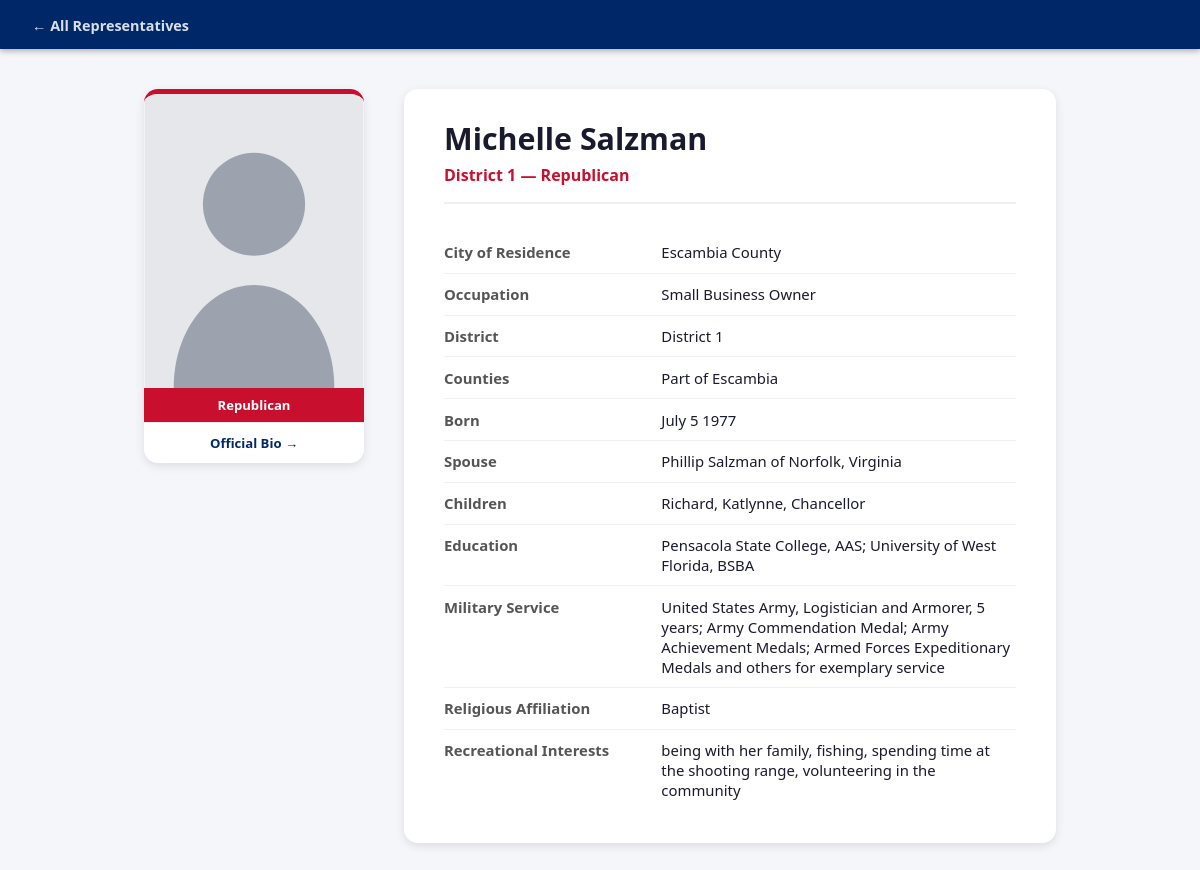
Screenshot of /php/profile.php?id=4763 with the database file from the repository.
### tables this page shows
CREATE TABLE representatives (
    id                     INTEGER PRIMARY KEY AUTOINCREMENT,
    member_id              INTEGER NOT NULL UNIQUE,  -- MemberId from flhouse.gov
    is_current             INTEGER NOT NULL DEFAULT 1,  -- 1 = serving now, 0 = former
    term                   TEXT NOT NULL DEFAULT '',
    full_name              TEXT NOT NULL DEFAULT '',
    district               INTEGER,
    party                  TEXT NOT NULL DEFAULT '',
    counties               TEXT NOT NULL DEFAULT '',
    bio_url                TEXT NOT NULL DEFAULT '',
    photo_url              TEXT NOT NULL DEFAULT '',
    city                   TEXT NOT NULL DEFAULT '',
    occupation             TEXT NOT NULL DEFAULT '',
    birthplace             TEXT NOT NULL DEFAULT '',
    age                    TEXT NOT NULL DEFAULT '',
    year_moved_to_florida  TEXT NOT NULL DEFAULT '',
    spouse                 TEXT NOT NULL DEFAULT '',
    children               TEXT NOT NULL DEFAULT '',
    grandchildren          TEXT NOT NULL DEFAULT '',
    education              TEXT NOT NULL DEFAULT '',
    religion               TEXT NOT NULL DEFAULT '',
    recreational_interests TEXT NOT NULL DEFAULT '',
    military               TEXT NOT NULL DEFAULT '',
    extra_bio              TEXT NOT NULL DEFAULT '{}'  -- JSON object
);

### php/representatives.php (called while the page is built, shortened)
<?php
function get_db(): PDO {
    static $conn = null;
    if ($conn === null) {
        $conn = new PDO(DB_DSN, DB_USER, DB_PASS, [
            PDO::ATTR_ERRMODE            => PDO::ERRMODE_EXCEPTION,
            PDO::ATTR_DEFAULT_FETCH_MODE => PDO::FETCH_ASSOC,
        ]);
    }
    return $conn;
}
function get_by_member_id(int $member_id): ?array {
    $stmt = get_db()->prepare("SELECT * FROM `representatives` WHERE `member_id` = ? LIMIT 1");
    $stmt->execute([$member_id]);
    return $stmt->fetch() ?: null;
}

### php/profile.php (the view, shortened to what this page needs)
<?php
require_once __DIR__ . '/representatives.php';
$member_id = filter_input(INPUT_GET, 'id', FILTER_VALIDATE_INT);
$rep = get_by_member_id($member_id);
    ?>
    <?php
$name      = htmlspecialchars($rep['full_name']);
$photo     = htmlspecialchars($rep['photo_url']);
$party_cls = strtolower($rep['party']);
$bio_rows = [
    'Former Member — Served'  => $rep['is_current'] ? '' : $rep['term'],
    'City of Residence'       => $rep['city'],
    'Occupation'              => $rep['occupation'],
    'District'                => $rep['district'] ? 'District ' . $rep['district'] : '',
    'Counties'                => $rep['counties'],
    'Born'                    => $rep['birthplace'],
    'Age'                     => $rep['age'],
    'Moved to Florida'        => $rep['year_moved_to_florida'],
    'Spouse'                  => $rep['spouse'],
    'Children'                => $rep['children'],
    'Grandchildren'           => $rep['grandchildren'],
    'Education'               => $rep['education'],
    'Military Service'        => $rep['military'],
    'Religious Affiliation'   => $rep['religion'],
    'Recreational Interests'  => $rep['recreational_interests'],
];
?>
<!DOCTYPE html>
<html lang="en">
<head>
  <link rel="stylesheet" href="style.css">
</head>
<body class="profile-page">
<div class="profile-back">
  <a href="index.php">&larr; All Representatives</a>
</div>
<main class="profile-container">
  <aside class="profile-sidebar <?= $party_cls ?>">
    <img src="<?= $photo ?>" alt="<?= $name ?>"
         onerror="this.src='placeholder.svg'">
    <div class="profile-party-badge <?= $party_cls ?>">
      <?= htmlspecialchars($rep['party']) ?>
    </div>
    <a class="profile-ext-link"
       href="<?= htmlspecialchars($rep['bio_url']) ?>"
       target="_blank" rel="noopener">
      Official Bio &rarr;
    </a>
  </aside>
  <section class="profile-main">
    <h1><?= $name ?></h1>
    <h2 class="profile-subtitle <?= $party_cls ?>">
      District <?= (int)$rep['district'] ?> &mdash; <?= htmlspecialchars($rep['party']) ?>
    </h2>
    <table class="bio-table">
      <?php foreach ($bio_rows as $label => $value): ?>
        <?php if (trim((string)$value) === '') continue; ?>
        <tr>
          <th><?= htmlspecialchars($label) ?></th>
          <td><?= htmlspecialchars($value) ?></td>
        </tr>
      <?php endforeach; ?>
    </table>
  </section>
</main>
</body>
</html>

### css/style.css (style rules this page uses)
*, *::before, *::after { box-sizing: border-box; margin: 0; padding: 0; }
body { font-family: 'Segoe UI', system-ui, sans-serif; background: #f4f6f9; color: #1a1a2e; min-height: 100vh; }
a { color: inherit; text-decoration: none; }
.profile-page { background: #f4f6f9; }
.profile-back { background: #002868; padding: .85rem 2rem; position: sticky; top: 0; z-index: 100; box-shadow: 0 2px 6px rgba(0,0,0,.3); }
.profile-back a { color: #fff; font-size: .9rem; font-weight: 600; opacity: .85; transition: opacity .2s; }
.profile-container { display: flex; gap: 2.5rem; max-width: 960px; margin: 2.5rem auto; padding: 0 1.5rem 3rem; align-items: flex-start; }
.profile-sidebar { flex: 0 0 220px; text-align: center; background: #fff; border-radius: 14px; overflow: hidden; box-shadow: 0 3px 10px rgba(0,0,0,.1); border-top: 5px solid #ccc; }
.profile-sidebar.republican { border-top-color: #c8102e; }
.profile-sidebar img { width: 100%; aspect-ratio: 3 / 4; object-fit: cover; object-position: top center; display: block; }
.profile-party-badge { padding: .5rem; font-size: .82rem; font-weight: 700; color: #fff; }
.profile-party-badge.republican { background: #c8102e; }
.profile-ext-link { display: block; padding: .7rem 1rem; font-size: .82rem; font-weight: 600; color: #002868; border-top: 1px solid #eee; transition: background .2s; }
.profile-main { flex: 1; background: #fff; border-radius: 14px; padding: 2rem 2.5rem; box-shadow: 0 3px 10px rgba(0,0,0,.1); }
.profile-main h1 { font-size: 1.9rem; font-weight: 800; color: #1a1a2e; line-height: 1.2; }
.profile-subtitle { font-size: 1rem; font-weight: 600; margin-top: .4rem; margin-bottom: 1.75rem; padding-bottom: 1rem; border-bottom: 2px solid #f0f0f0; }
.profile-subtitle.republican { color: #c8102e; }
.bio-table { width: 100%; border-collapse: collapse; font-size: .93rem; }
.bio-table tr + tr td, .bio-table tr + tr th { border-top: 1px solid #f0f0f0; }
.bio-table th { width: 38%; padding: .65rem .5rem .65rem 0; text-align: left; font-weight: 600; color: #555; vertical-align: top; white-space: nowrap; }
.bio-table td { padding: .65rem 0; color: #1a1a2e; vertical-align: top; }

### rows the page displays
representatives: party "Republican", full_name "Michelle Salzman", district "1", city "Escambia County", occupation "Small Business Owner", counties "Part of Escambia", birthplace "July 5 1977", spouse "Phillip Salzman of Norfolk, Virginia", children "Richard, Katlynne, Chancellor", education "Pensacola State College, AAS; University of West Florida, BSBA", military "United States Army, Logistician and Armorer, 5 years; Army Commendation Medal; Army Achievement Medals; Armed Forces Expeditionary Medals and others for exemplary service", religion "Baptist", recreational_interests "being with her family, fishing, spending time at the shooting range, volunteering in the community"

### other values shown
$label "City of Residence"
$label "Occupation"
$label "District"
$value "District 1"
$label "Counties"
$label "Born"
$label "Spouse"
$label "Children"
$label "Education"
$label "Military Service"
$label "Religious Affiliation"
$label "Recreational Interests"
